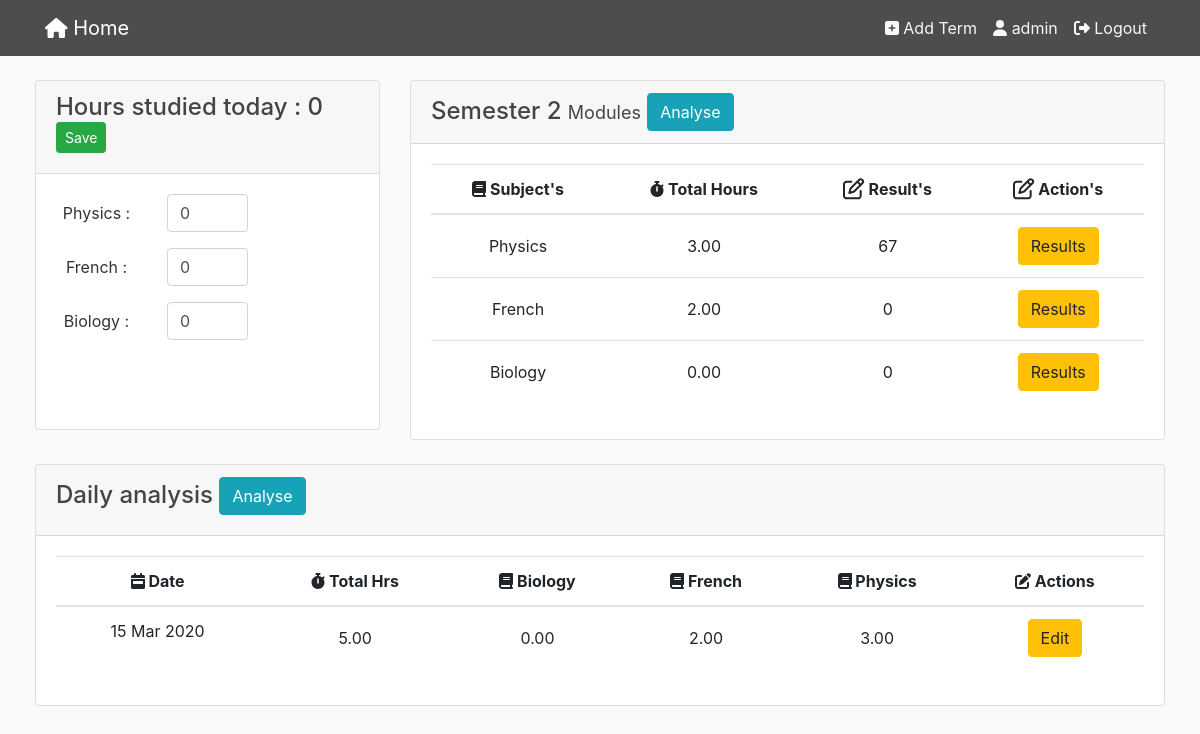
Screenshot of /term/7 (signed in) with the database file from the repository.
### alpha/models.py (models this page shows, shortened)
class Subject(models.Model):
    term = models.ForeignKey(Term, on_delete=models.CASCADE)
    name = models.CharField(max_length=100)
    result = models.IntegerField(default=0, null=True, blank=True)
    total_hr_spent = models.DecimalField(max_digits=10, decimal_places=2, default=0.0, null=True, blank=True)
    def __str__(self):
        return '{0}-{1}'.format(self.name, self.term.name)

class Term(models.Model):
    name = models.CharField(max_length=100)
    description = models.CharField(max_length=200, null=True, blank=True)
    user = models.ForeignKey(User, on_delete=models.CASCADE)

class Activities(models.Model):
    subject = models.ForeignKey(Subject, on_delete=models.CASCADE)
    activity_date = models.DateTimeField(default=now().date())
    hour_spent = models.DecimalField(max_digits=10, decimal_places=2)

### alpha/views.py (the view, shortened to what this page needs)
# urls.py: path('term/<int:pk>', views.TermDetail.as_view(), name='term-detail'),
class TermDetail(LoginRequiredMixin, DetailView):
    model = Term
    def get_context_data(self, **kwargs):
        context = super().get_context_data(**kwargs)
        context['subjects'] = Subject.objects.filter(term=self.get_object()).order_by('-total_hr_spent')
        print(context['subjects'])
        print(Activities.objects.filter(subject=context['subjects'][0]).count())
        daily_hustle = OrderedDict()
        subj_name = []
        for activity in Activities.objects.filter(subject__term=self.get_object()).order_by('-activity_date',
                                                                                            'subject__name',
                                                                                            '-hour_spent'):
            if activity.activity_date not in daily_hustle:
                daily_hustle[activity.activity_date] = OrderedDict()
                daily_hustle[activity.activity_date]['tot_hrs'] = 0
            daily_hustle[activity.activity_date][activity.subject.name] = activity.hour_spent
            daily_hustle[activity.activity_date]['tot_hrs'] += activity.hour_spent
            if activity.subject.name not in subj_name:
                subj_name.append(activity.subject.name)
        print(daily_hustle)
        context['daily_hustle'] = daily_hustle
        context['subj_name'] = subj_name
        return context

### alpha/templates/alpha/term_detail.html (shortened to what this page needs)
{% extends 'base.html' %}
{% block content %}
<div class="row">
    <div class="container-fluid">
        <div class="row">
            <div class="col-md-4 col-sm-12" style="padding-left: 50px;">
                <form method="POST" action="{% url 'term-detail' object.id %}" onsubmit="return validateForm()">
                    <div class="card" style="height:350px;">
                        <div class="card-header in-line">
                            <h4>Hours studied today : <span id="tot_hrs">0</span>
                                <button type="submit" class="btn btn-success btn-sm ">Save</button>
                            </h4>
                        </div>
                        <div class="card-body text-center " style="overflow:auto;height:110px">
                            {% for subj in subjects%}
                            <div class="form-group row">
                                <label for="{{subj.id}}" class="col-sm-4 col-form-label">{{subj.name}} : </label>
                                <div class="col-sm-4 input-form">
                                    <input type="text" name="{{subj.id}}" class="form-control" id="{{subj.id}}"
                                           value=0>
                                </div>
                            </div>
                            {% endfor %}
                        </div>
                    </div>
                </form>
            </div>
            <div class="col-md-8 col-sm-12" style="padding-right:50px;">
                <div class="card">
                    <h4 class="card-header">
                        {{object.name}}
                        <small><font size="4">Modules</font></small>
                        <button class="btn btn-info btn-xs"
                                data-url="{% url 'term-analysis' object.id%}"
                                data-remote="false" data-toggle="modal" data-modal-size="modal-lg"
                                data-target="#bd_Modal"
                        >Analyse
                        </button>
                    </h4>
                    <div class="card-body text-center">
                        <div class="table-responsive bordered">
                            <table class="table" id="table-id">
                                <thead>
                                <tr>
                                    <th>
                                        <a><i class="fas fa-book"></i> Subject's</a>
                                    </th>
                                    <th>
                                        <a><i class="fas fa-stopwatch"></i> Total Hours</a>
                                    </th>
                                    <th>
                                        <a><i class="far fa-edit fa-lg"></i> Result's</a>
                                    </th>
                                    <th>
                                        <a><i class="far fa-edit fa-lg"></i> Action's</a>
                                    </th>
                                </tr>
                                </thead>
                                <tbody class="list" id="sort">
                                {% for subj in subjects %}
                                <tr>
                                    <td class="align-middle">{{ subj.name }}</td>
                                    <td class="align-middle">{{subj.total_hr_spent}}</td>
                                    <td class="align-middle">
                                        {{subj.result}}
                                    </td>
                                    <td class="align-middle">
                                        <button class="btn btn-warning btn-xs"
                                                data-url="{% url 'add-result' subj.id%}"
                                                data-remote="false" data-toggle="modal" data-modal-size="modal-sm"
                                                data-target="#bd_Modal"
                                        >Results
                                        </button>
                                    </td>
                                </tr>
                                {% endfor %}
                                </tbody>
                            </table>
                        </div>
                    </div>
                </div>
            </div>
        </div>
        <br>
        <div class="row">
            <div class="col-md-12" style="padding-left: 50px;padding-right:50px;">
                <div class="card">
                    <div class="card-header">
                        <h4>Daily analysis
                            <button class="btn btn-info btn-xs"
                                data-url="{% url 'daily-analysis' object.id%}"
                                data-remote="false" data-toggle="modal" data-modal-size="modal-lg"
                                data-target="#bd_Modal"
                        >Analyse
                        </button>
                        </h4>
                    </div>
                    <div class="card-body text-center">
                        <div class="table-responsive bordered">
                            <table class="table">
                                <thead>
                                <tr>
                                    <th>
                                        <a><i class="fas fa-calendar-week"></i> Date</a>
                                    </th>
                                    <th>
                                        <a><i class="fas fa-stopwatch"></i> Total Hrs</a>
                                    </th>
                                    {% for sub_name in subj_name%}
                                    <th>
                                        <a><i class="fas fa-book"></i> {{ sub_name }}</a>
                                    </th>
                                    {% endfor %}
                                    <th>
                                        <a><i class="fas fa-edit"></i> Actions</a>
                                    </th>
                                </tr>
                                </thead>
                                <tbody class="list">
                                {% for subj_object,activity_hrs in daily_hustle.items %}
                                <tr>
                                    <td class="allign-middle">{{subj_object|date:"d M Y"}}</td>
                                    {% for sub_name,tot_hrs in activity_hrs.items %}
                                    <td class="align-middle">
                                        {{tot_hrs}}
                                    </td>
                                    {% endfor %}
                                    <td>
                                         <button class="btn btn-warning btn-xs"
                                                data-url="{% url 'edit-daily-activity' object.id subj_object.date.year subj_object.date.month subj_object.date.day %}"
                                                data-remote="false" data-toggle="modal" data-modal-size="modal-lg"
                                                data-target="#bd_Modal"
                                        >Edit
                                        </button>
                                    </td>
                                </tr>
                                {% endfor %}
                                </tbody>
                            </table>
                        </div>
                    </div>
                </div>
            </div>
        </div>
    </div>
</div>
{% endblock content%}

### alpha/templates/base.html (shortened to what this page needs)
{% load static %}
<!DOCTYPE html>
<html>
<head>
    <link rel="stylesheet" type="text/css" href="{% static 'css/bootstrap.min.css'%}">
    <link rel="stylesheet" type="text/css" href="{% static 'css/all.css'%}">
    <link rel="stylesheet" type="text/css" href="{% static 'css/main.css'%}">
</head>
<body>
    <header class="site-header">
      <nav class="navbar navbar-expand-md navbar-dark bg-steel fixed-top">
        <div class="container">
          <a class="navbar-brand mr-4" href="{% url 'index' %}"><i class="fas fa-home"></i> Home</a>
          <div class="collapse navbar-collapse" id="navbarToggle">
              {% if user.is_authenticated%}
            <div class="navbar-nav">
                <a class="nav-item nav-link" href="{% url 'create-term' %}"><i class="fas fa-plus-square"></i> Add Term</a>
                <a class="nav-item nav-link" href="#"><i class="fas fa-user"></i> {{user.username}}</a>
                <a class="nav-item nav-link" href="{% url 'logout'%}"><i class="fas fa-sign-out-alt"></i> Logout</a>
            </div>
              {% else %}
              <div class="navbar-nav">
                  <a class="nav-item nav-link" href="{% url 'login' %}">Login</a>
              <a class="nav-item nav-link" href="{% url 'register'%}">Register</a>
              </div>
              {% endif%}
          </div>
        </div>
      </nav>
    </header>
    <main role="main">
        {% block content %}
        {% endblock %}
    </main>
    </body>
</html>

### alpha/static/css/all.css (style rules this page uses)
.fa-lg { font-size: 1.33333em; line-height: 0.75em; vertical-align: -.0667em; }
.fa-book:before { content: "\f02d"; }
.fa-calendar-week:before { content: "\f784"; }
.fa-stopwatch:before { content: "\f2f2"; }
.fa-user:before { content: "\f007"; }

### alpha/static/css/main.css (style rules this page uses)
body { background: #fafafa; color: #333333; margin-top: 5rem; }
h1, h2, h3, h4, h5, h6 { color: #444444; }
.bg-steel { background-color: #4F4D4C; }
.site-header .navbar-nav .nav-link { color: #f7f7f7; }

### rows the page displays
Subject: name "Physics", total_hr_spent "3.00", result "67", subj_name "Physics"
Subject: name "French", total_hr_spent "2.00", result "0", subj_name "French"
Subject: name "Biology", total_hr_spent "0.00", result "0", subj_name "Biology"
Term: name "Semester 2"
Activities: daily_hustle "15 Mar 2020", activity_hrs "0.00"
Activities: activity_hrs "2.00"
Activities: activity_hrs "3.00"

### other values shown
{{ user.username }} "admin"
{{ tot_hrs }} "5.00"
